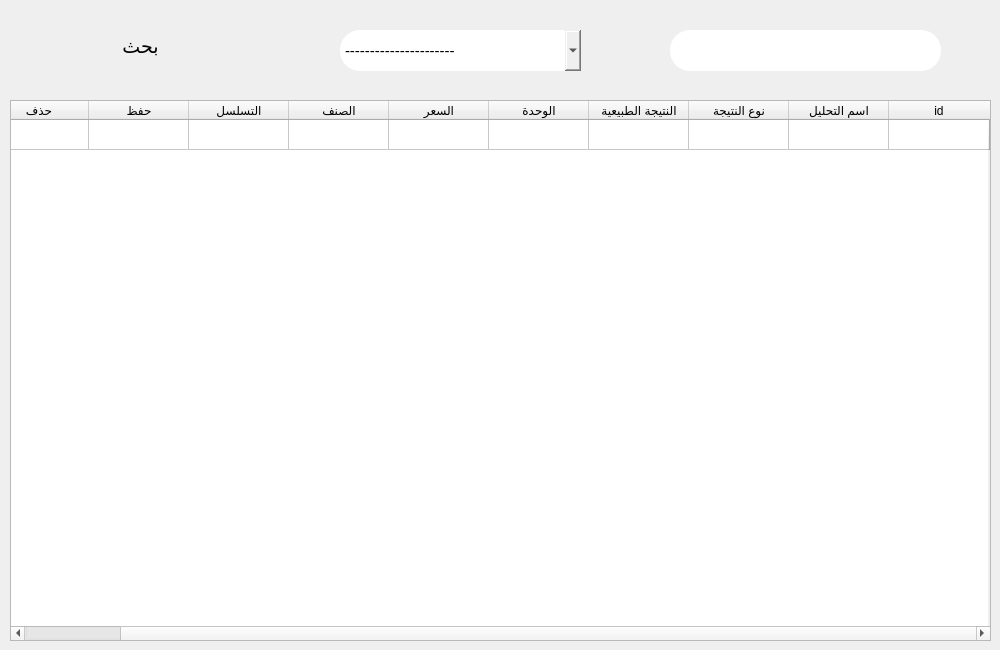
      <widget class="QWidget" name="tab_8">
       <attribute name="title">
        <string>كل التحليلات</string>
       </attribute>
       <widget class="QComboBox" name="comboBox_19">
        <property name="geometry">
         <rect>
          <x>340</x>
          <y>30</y>
          <width>241</width>
          <height>41</height>
         </rect>
        </property>
        <property name="font">
         <font>
          <pointsize>11</pointsize>
         </font>
        </property>
        <property name="styleSheet">
         <string notr="true">border-radius:20px;</string>
        </property>
        <property name="editable">
         <bool>false</bool>
        </property>
        <item>
         <property name="text">
          <string>----------------------</string>
         </property>
        </item>
        <item>
         <property name="text">
          <string>اسم التحليل المطابق</string>
         </property>
        </item>
        <item>
         <property name="text">
          <string>السعر المطابق</string>
         </property>
        </item>
        <item>
         <property name="text">
          <string>الصنف</string>
         </property>
        </item>
       </widget>
       <widget class="QPushButton" name="pushButton_20">
        <property name="geometry">
         <rect>
          <x>20</x>
          <y>16</y>
          <width>241</width>
          <height>61</height>
         </rect>
        </property>
        <property name="font">
         <font>
          <family>Segoe UI</family>
          <pointsize>14</pointsize>
         </font>
        </property>
        <property name="layoutDirection">
         <enum>Qt::LeftToRight</enum>
        </property>
        <property name="styleSheet">
         <string notr="true">border-radius:25px;</string>
        </property>
        <property name="text">
         <string>بحث</string>
        </property>
        <property name="icon">
         <iconset resource="icons.qrc">
          <normaloff>:/icons8-search-512.png</normaloff>:/icons8-search-512.png</iconset>
        </property>
        <property name="iconSize">
         <size>
          <width>40</width>
          <height>40</height>
         </size>
        </property>
       </widget>
       <widget class="QLineEdit" name="lineEdit_26">
        <property name="geometry">
         <rect>
          <x>670</x>
          <y>30</y>
          <width>271</width>
          <height>41</height>
         </rect>
        </property>
        <property name="font">
         <font>
          <pointsize>13</pointsize>
         </font>
        </property>
        <property name="styleSheet">
         <string notr="true">border-radius:20px;</string>
        </property>
        <property name="placeholderText">
         <string/>
        </property>
       </widget>
       <widget class="QTableWidget" name="tableWidget_7">
        <property name="enabled">
         <bool>true</bool>
        </property>
        <property name="geometry">
         <rect>
          <x>10</x>
          <y>100</y>
          <width>981</width>
          <height>541</height>
         </rect>
        </property>
        <property name="sizePolicy">
         <sizepolicy hsizetype="Expanding" vsizetype="Expanding">
          <horstretch>0</horstretch>
          <verstretch>0</verstretch>
         </sizepolicy>
        </property>
        <property name="font">
         <font>
          <pointsize>9</pointsize>
          <weight>50</weight>
          <bold>false</bold>
         </font>
        </property>
        <property name="toolTip">
         <string/>
        </property>
        <property name="whatsThis">
         <string/>
        </property>
        <property name="layoutDirection">
         <enum>Qt::RightToLeft</enum>
        </property>
        <property name="autoFillBackground">
         <bool>false</bool>
        </property>
        <property name="locale">
         <locale language="Arabic" country="Iraq"/>
        </property>
        <property name="sortingEnabled">
         <bool>true</bool>
        </property>
        <row>
         <property name="text">
          <string/>
         </property>
        </row>
        <column>
         <property name="text">
          <string>id</string>
         </property>
        </column>
        <column>
         <property name="text">
          <string>اسم التحليل</string>
         </property>
        </column>
        <column>
         <property name="text">
          <string>نوع النتيجة</string>
         </property>
        </column>
        <column>
         <property name="text">
          <string>النتيجة الطبيعية</string>
         </property>
        </column>
        <column>
         <property name="text">
          <string>الوحدة</string>
         </property>
        </column>
        <column>
         <property name="text">
          <string>السعر</string>
         </property>
        </column>
        <column>
         <property name="text">
          <string>الصنف</string>
         </property>
        </column>
        <column>
         <property name="text">
          <string>التسلسل</string>
         </property>
        </column>
        <column>
         <property name="text">
          <string>حفظ</string>
         </property>
        </column>
        <column>
         <property name="text">
          <string>حذف</string>
         </property>
        </column>
       </widget>
      </widget>
